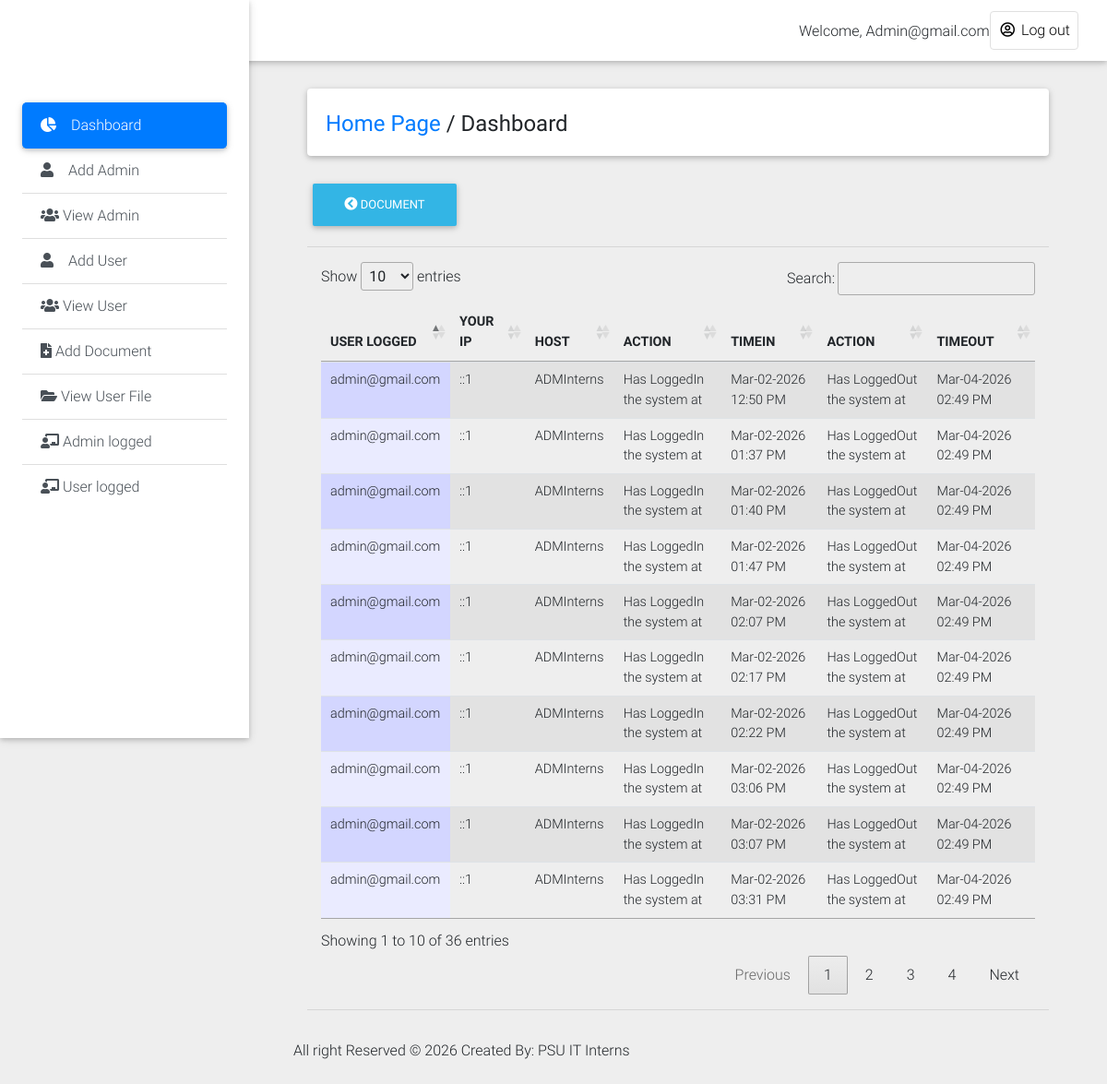
The page /Private_Dashboard/admin_log.php (signed in) on the database its author committed.
### tables this page shows
CREATE TABLE `history_log1` (
  `log_id` int(11) NOT NULL,
  `id` int(11) NOT NULL,
  `admin_user` text NOT NULL,
  `action` varchar(100) NOT NULL,
  `actions` varchar(200) NOT NULL DEFAULT 'Has LoggedOut the system at',
  `ip` text NOT NULL,
  `host` text NOT NULL,
  `login_time` varchar(200) NOT NULL,
  `logout_time` varchar(200) NOT NULL
);

### Private_Dashboard/admin_log.php (the view, shortened to what this page needs)
<!DOCTYPE html>
<html lang="en">
<head>
  <link rel="stylesheet" href="https://use.fontawesome.com/releases/v5.8.1/css/all.css">
  <link href="css/bootstrap.min.css" rel="stylesheet">
  <link href="css/mdb.min.css" rel="stylesheet">
  <link href="css/style.min.css" rel="stylesheet">
    <link rel="stylesheet" type="text/css" href="medias/css/dataTable.css" />
</head>
<body class="grey lighten-3">
  <header>
    <nav class="navbar fixed-top navbar-expand-lg navbar-light white scrolling-navbar">
      <div class="container-fluid">
        <div class="collapse navbar-collapse" id="navbarSupportedContent">
            <?php
             require_once("../include/connection.php");
               $id = mysqli_real_escape_string($conn,$_SESSION['admin_user']);
              $r = mysqli_query($conn,"SELECT * FROM admin_login where id = '$id'") or die (mysqli_error($conn));
              $row = mysqli_fetch_array($r);
               $id=$row['admin_user'];
            ?>
          <ul class="navbar-nav nav-flex-icons">
                <li style="margin-top: 10px;">Welcome,</font> <?php echo ucwords(htmlentities($id)); ?></li>
            <li class="nav-item">
              <a href="logout.php" class="nav-link border border-light rounded waves-effect">
               <i class="far fa-user-circle"></i> Log out
              </a>
            </li>
          </ul>
        </div>
      </div>
    </nav>
    <div class="sidebar-fixed position-fixed">
      <a class="logo-wrapper waves-effect">
</a>
     <div class="list-group list-group-flush">
        <a href="dashboard.php" class="list-group-item active waves-effect">
          <i class="fas fa-chart-pie mr-3"></i>Dashboard
        </a>
         <a href="#" class="list-group-item list-group-item-action waves-effect"  data-toggle="modal" data-target="#modalRegisterForm">
          <i class="fas fa-user mr-3"></i>Add Admin</a>
            <a href="view_admin.php" class="list-group-item list-group-item-action waves-effect">
          <i class="fas fa-users"></i> View Admin</a>
        <a href="#" class="list-group-item list-group-item-action waves-effect" data-toggle="modal" data-target="#modalRegisterForm2">
          <i class="fas fa-user mr-3"></i>Add User</a>
           <a href="view_user.php" class="list-group-item list-group-item-action waves-effect">
          <i class="fas fa-users"></i>  View User</a>
        <a href="add_document.php" class="list-group-item list-group-item-action waves-effect">
          <i class="fas fa-file-medical"></i> Add Document</a>
        <a href="view_userfile.php" class="list-group-item list-group-item-action waves-effect">
          <i class="fas fa-folder-open"></i> View User File</a>
            <a href="admin_log.php" class="list-group-item list-group-item-action waves-effect">
          <i class="fas fa-chalkboard-teacher"></i> Admin logged</a>
              <a href="user_log.php" class="list-group-item list-group-item-action waves-effect">
          <i class="fas fa-chalkboard-teacher"></i> User logged</a>
      </div>
    </div>
  </header>
  <main class="pt-5 mx-lg-5">
    <div class="container-fluid mt-5">
      <div class="card mb-4 wow fadeIn">
        <div class="card-body d-sm-flex justify-content-between">
          <h4 class="mb-2 mb-sm-0 pt-1">
            <a href="dashboard.php">Home Page</a>
            <span>/</span>
            <span>Dashboard</span>
          </h4>
        </div>
      </div>
      <div class="">
    <a href="add_document.php"><button type="button" class="btn btn-info"><i class="fas fa-chevron-circle-left"></i>  Document</button></a>
    </div>
<hr>
 <div class="col-md-12">
  <table id="dtable" class = "table table-striped" style="">
     <thead>
    <th>USER LOGGED</th>
     <th>YOUR IP</th>
     <th>HOST</th>
     <th>ACTION</th>
     <th>TIMEIN</th>
     <th>ACTION</th>
     <th>TIMEOUT</th>
</thead>
<tbody>
    <tr>
        <?php
        require_once("../include/connection.php");
      $query = mysqli_query($conn,"SELECT * from history_log1") or die (mysqli_error($conn));
      while($file=mysqli_fetch_array($query)){
         $name =  $file['admin_user'];
         $ip =  $file['ip'];
         $host =  $file['host'];
         $action =  $file['action'];
         $logintime =  $file['login_time'];
         $actions =  $file['actions'];
         $logouttime =  $file['logout_time'];
      ?>
      <td><?php echo $name; ?></td>
       <td><?php echo $ip; ?></td>
      <td><?php echo $host; ?></td>
      <td><?php echo $action; ?></td>
      <td><?php echo $logintime; ?></td>
      <td><?php echo $actions; ?></td>
      <td><?php echo $logouttime; ?></td>
    </tr>
<?php } ?>
</tbody>
   </table>
    </div>
    <hr></div>
    <div class="footer-copyright py-3">
     <p>All right Reserved &copy; <?php echo date('Y');?> Created By: PSU IT Interns</p>
    </div>
<link rel="stylesheet" type="text/css" href="https://cdn.datatables.net/1.10.9/css/jquery.dataTables.min.css"/>
<link rel="stylesheet" type="text/css" href="https://cdn.datatables.net/responsive/1.0.3/css/dataTables.responsive.css">
</body>
</html>

### Private_Dashboard/medias/css/dataTable.css (style rules this page uses)
.sorting_asc { background: url('../images/sort_asc.png') no-repeat center right; }
.sorting { background: url('../images/sort_both.png') no-repeat center right; }
tr.odd { background-color: #E2E4FF; }
tr.odd td.sorting_1 { background-color: #D3D6FF; }
tr.even td.sorting_1 { background-color: #EAEBFF; }

### rows shown on the page
history_log1: admin_user "admin@gmail.com", ip "::1", host "ADMInterns", action "Has LoggedIn the system at", login_time "Mar-02-2026 12:50 PM", actions "Has LoggedOut the system at", logout_time "Mar-04-2026 02:49 PM"
history_log1: admin_user "admin@gmail.com", ip "::1", host "ADMInterns", action "Has LoggedIn the system at", login_time "Mar-02-2026 01:37 PM", actions "Has LoggedOut the system at", logout_time "Mar-04-2026 02:49 PM"
history_log1: admin_user "admin@gmail.com", ip "::1", host "ADMInterns", action "Has LoggedIn the system at", login_time "Mar-02-2026 01:40 PM", actions "Has LoggedOut the system at", logout_time "Mar-04-2026 02:49 PM"
history_log1: admin_user "admin@gmail.com", ip "::1", host "ADMInterns", action "Has LoggedIn the system at", login_time "Mar-02-2026 01:47 PM", actions "Has LoggedOut the system at", logout_time "Mar-04-2026 02:49 PM"
history_log1: admin_user "admin@gmail.com", ip "::1", host "ADMInterns", action "Has LoggedIn the system at", login_time "Mar-02-2026 02:07 PM", actions "Has LoggedOut the system at", logout_time "Mar-04-2026 02:49 PM"
history_log1: admin_user "admin@gmail.com", ip "::1", host "ADMInterns", action "Has LoggedIn the system at", login_time "Mar-02-2026 02:17 PM", actions "Has LoggedOut the system at", logout_time "Mar-04-2026 02:49 PM"
history_log1: admin_user "admin@gmail.com", ip "::1", host "ADMInterns", action "Has LoggedIn the system at", login_time "Mar-02-2026 02:22 PM", actions "Has LoggedOut the system at", logout_time "Mar-04-2026 02:49 PM"
history_log1: admin_user "admin@gmail.com", ip "::1", host "ADMInterns", action "Has LoggedIn the system at", login_time "Mar-02-2026 03:06 PM", actions "Has LoggedOut the system at", logout_time "Mar-04-2026 02:49 PM"
history_log1: admin_user "admin@gmail.com", ip "::1", host "ADMInterns", action "Has LoggedIn the system at", login_time "Mar-02-2026 03:07 PM", actions "Has LoggedOut the system at", logout_time "Mar-04-2026 02:49 PM"
history_log1: admin_user "admin@gmail.com", ip "::1", host "ADMInterns", action "Has LoggedIn the system at", login_time "Mar-02-2026 03:31 PM", actions "Has LoggedOut the system at", logout_time "Mar-04-2026 02:49 PM"

### other values the page prints
$id "Admin@gmail.com"
